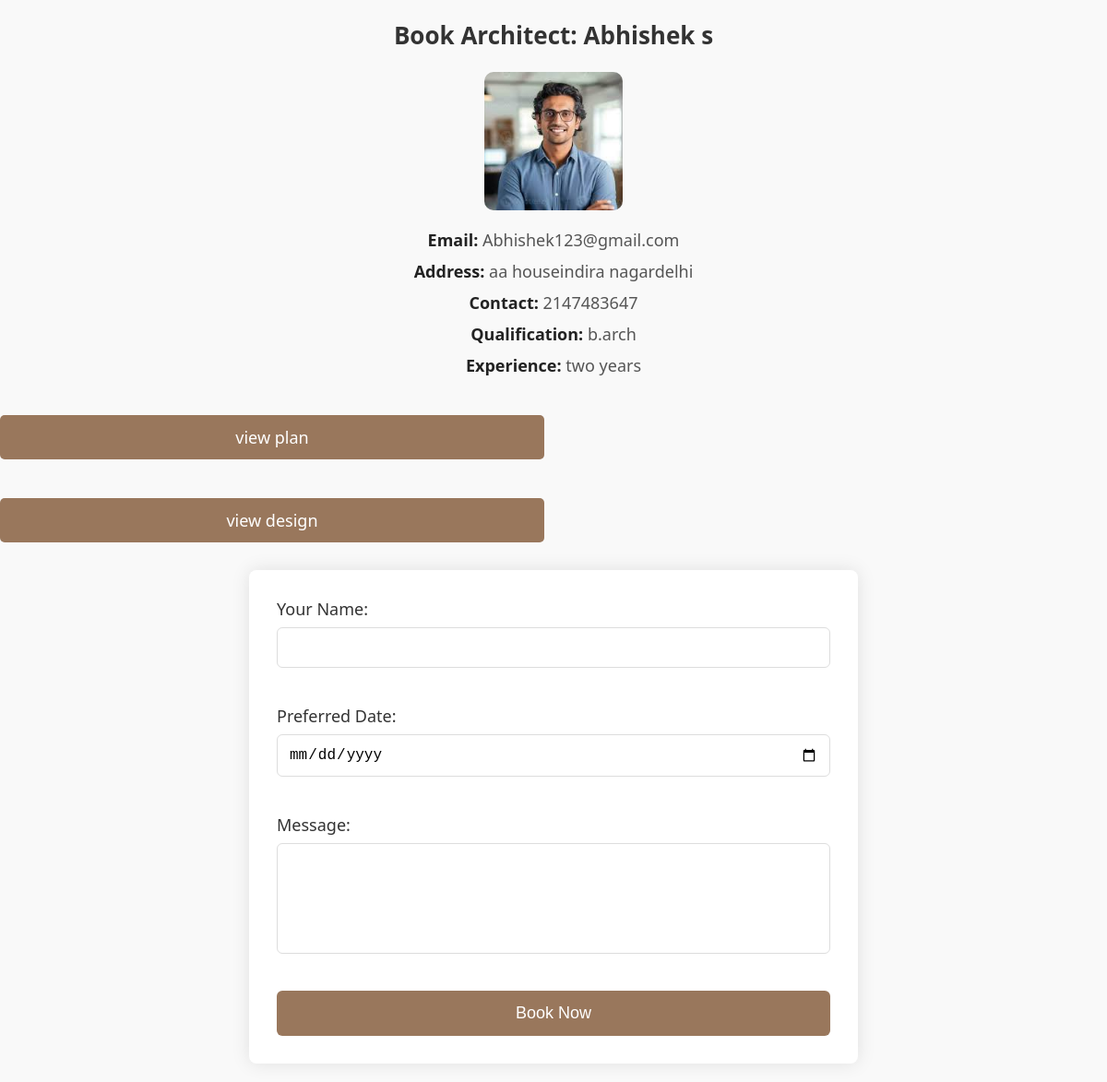
Screenshot of /raising-master_new/book_architect.php?architect_id=1 with the database file from the repository.
### tables this page shows
CREATE TABLE `add_architect` (
  `architect_id` int(11) NOT NULL,
  `name` varchar(200) NOT NULL,
  `photo` varchar(70) NOT NULL,
  `email` varchar(200) NOT NULL,
  `address` varchar(500) NOT NULL,
  `phoneno` int(10) NOT NULL,
  `qualification` varchar(70) NOT NULL,
  `qualificationcertificate` varchar(70) NOT NULL,
  `experience` varchar(200) NOT NULL,
  `password` varchar(8) NOT NULL
);

### raising-master_new/book_architect.php (the view, shortened to what this page needs)
<html>
    <head></head>
    <body>
    <link rel="stylesheet" type="text/css" href="book_architect.css">
  </body>
  </html>
<?php
include "connection.php";
$architect_id = $_GET['architect_id'];
$sql = "SELECT * FROM add_architect WHERE architect_id = $architect_id";
$result = mysqli_query($con, $sql);
$architect = mysqli_fetch_assoc($result);
if ($architect) {
    echo "<h2>Book Architect: {$architect['name']}</h2>";
    $filename1=$architect["photo"];
    echo "<img src='architectphotos/$filename1'  class='architect-image'>";
    echo "<p><strong>Email:</strong> {$architect['email']}</p>";
    echo "<p><strong>Address:</strong> {$architect['address']}</p>";
    echo "<p><strong>Contact:</strong> {$architect['phoneno']}</p>";
    echo "<p><strong>Qualification:</strong> {$architect['qualification']}</p>";
    echo "<p><strong>Experience:</strong> {$architect['experience']}</p>";
   echo " <br  /><a href='userviewplan.php' class='book-button'>view plan</a> <br  />";
   echo " <br  /><a href='userviewdesign.php' class='book-button'>view design</a> <br  />";
   $p=$_SESSION["username"];
    $n="select name from user_details where email='$p'";
   $result1 = mysqli_query($con, $n);
   $u= mysqli_fetch_assoc($result1);
    echo "
    <form  method='POST'>";
      echo "  <label for='name'>Your Name:</label>
        <input type='text' name='name' value='{$u['name']}' required><br><br>
        <label for='date'>Preferred Date:</label>
        <input type='date' name='date' required><br><br>
        <label for='message'>Message:</label>
        <textarea name='message' rows='4'></textarea><br><br>
        <input type='submit' name='submit' id='submit' value='Book Now'>
    </form>";
} else {
    echo "<p>Architect not found.</p>";
}
?>

### raising-master_new/book_architect.css (style rules this page uses)
body { font-family: 'Segoe UI', Tahoma, Geneva, Verdana, sans-serif; background-color: #f9f9f9; margin: 0; padding: 0; }
h2 { font-size: 26px; color: #333; text-align: center; margin-top: 20px; }
.architect-image { display: block; margin: 20px auto; border-radius: 10px; width: 150px; height: 150px; object-fit: cover; }
p { font-size: 18px; color: #555; text-align: center; margin: 10px 0; }
strong { font-weight: 600; color: #222; }
form { background-color: #fff; padding: 30px; margin: 20px auto; width: 50%; border-radius: 8px; box-shadow: 0 0 20px rgba(0, 0, 0, 0.1); }
form label { font-size: 18px; margin-bottom: 8px; display: block; color: #333; }
form input[type="text"], form input[type="date"], form textarea { width: 100%; padding: 12px; margin-bottom: 18px; border: 1px solid #ddd; border-radius: 6px; font-size: 16px; box-sizing: border-box; transition: border 0.3s ease; }
form textarea { height: 120px; resize: none; }
form input[type="submit"] { width: 100%; padding: 14px; background-color: #99775C; color: #fff; font-size: 18px; border: none; border-radius: 6px; cursor: pointer; transition: background-color 0.3s ease; }
.book-button { display: inline-block; padding: 10px 20px; background-color: #99775c; color: white; text-align: center; text-decoration: none; border-radius: 5px; margin-top: 10px; }
a.book-button { display: inline-block; text-align: center; background-color: #99775c; color: white; padding: 12px 20px; margin: 10px 0; text-decoration: none; border-radius: 5px; font-size: 18px; width: calc(50% - 10px); box-sizing: border-box; transition: background-color 0.3s ease; }

### rows the page displays
add_architect: name "Abhishek s", photo (picture), email "Abhishek123@gmail.com", address "aa houseindira nagardelhi", phoneno "2147483647", qualification "b.arch", experience "two years"
